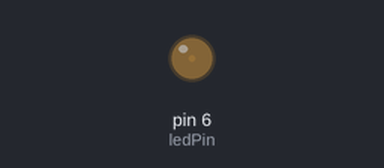
Bench run of a sketch on a simulated Arduino Uno, built with avr-gcc and run on an emulated ATmega328P. On the bench: output pins drawn as LEDs (lit = HIGH). What the sketch prints to the serial monitor is not drawn.

Above: at 0.05 s.
At 0.7 s:
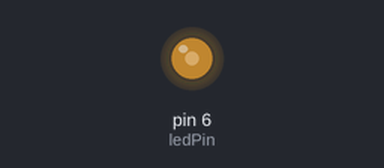
At 1.4 s:
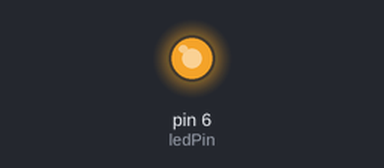
At 2.75 s:
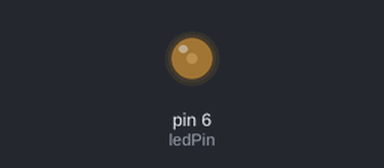
Timing chart, 0 to 7.1 s (numbered marks = the images above):
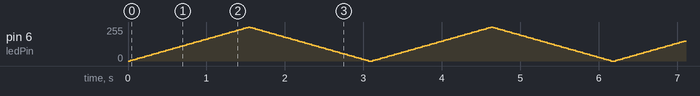

The sketch:

_4_13c_fading_led.ino
```cpp
int fadeAmount=5;
int ledPin = 6;    // LED connected to digital pin 9

void setup()  {
  // nothing happens in setup
  Serial.begin(9600);
}

void loop()  {

   int x = fadeAmount;
   for (int brightness = 0; brightness > -1; brightness = brightness + x){
      analogWrite(ledPin, brightness);
      if (brightness == 255) x = -fadeAmount;             // switch direction at peak
      delay(30);
  // Serial.println(brightness);
   }

   Serial.println("now");
}
```
